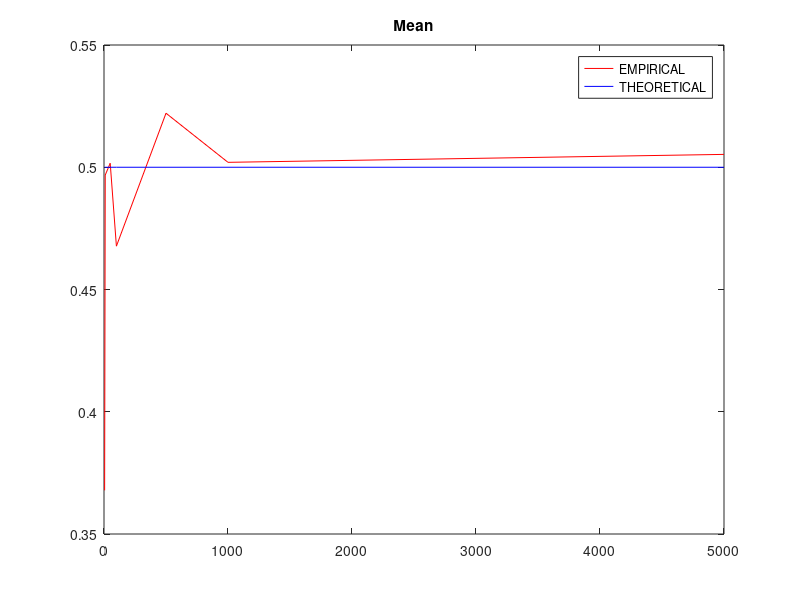
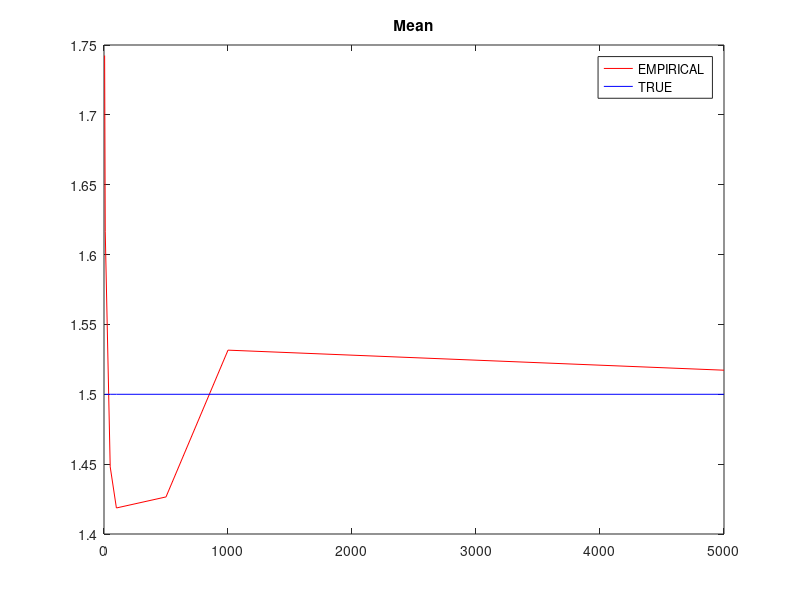

These figures' MATLAB source, in order:
%% Expectation and Sample Mean
% For a certain distribution $X$, we know the expectation. If we get a
% sample of $X$, which we call it $\hat{X}$, we are also able to calculate
% the empirical average or mean of the sample, $mean = \frac{1}{N} \sum
% x_i$. 
%%
% What's the relationship between empirical mean and theoretical
% expectation?
%% Uniform distribution example
% $X \sim U(0, 1)$;

alpha1 = 0;
beta1 = 1;

%%
% Compute THEORETICAL values;
mean1 = (beta1 - alpha1) / 2;  
%%
% Compute empirical values;
sizes = [5,10,50,100,500,1000,5000]; % For different sampling sizes;
nS = length(sizes);
mean2 = zeros(nS,1);
variance2 = zeros(nS,1);
for sizeIndex = 1:nS
    aSize = sizes(sizeIndex);
    ys = unifrnd(alpha1, beta1,[aSize,1]);
    mean2(sizeIndex) = mean(ys);
    variance2(sizeIndex) = var(ys);
end
fig1a = figure;
xlim([min(sizes) max(sizes)]);
plot(sizes,mean2, '-r');
hold on;
plot(sizes,repmat(mean1,1,nS),'-b');
legend('EMPIRICAL','THEORETICAL');
title('Mean');

%% Pareto distribution example
% Let's do the same for $X \sim Par(3)$;
alpha1 = 3;
k1 = 1/alpha1;
sigma1 = 1/alpha1;    
theta1 = 1;
%%
% Compute THEORETICAL values;
mean1 = alpha1/ ( alpha1 - 1);

%%
% Compute empirical values;
rep = 100;
sizes = [5,10,50,100,500,1000,5000];
nS = length(sizes);
mean2 = zeros(nS,1);
for sizeIndex = 1:nS
    aSize = sizes(sizeIndex);
    aMean = 0;
    ys = gprnd(k1,sigma1,theta1,[aSize,1]);
    mean2(sizeIndex) = mean(ys);
    variance2(sizeIndex) = var(ys);
end
fig1a = figure;
xlim([min(sizes) max(sizes)]);
plot(sizes,mean2, '-r');
hold on;
plot(sizes,repmat(mean1,1,nS),'-b');
legend('EMPIRICAL','TRUE');
title('Mean');

